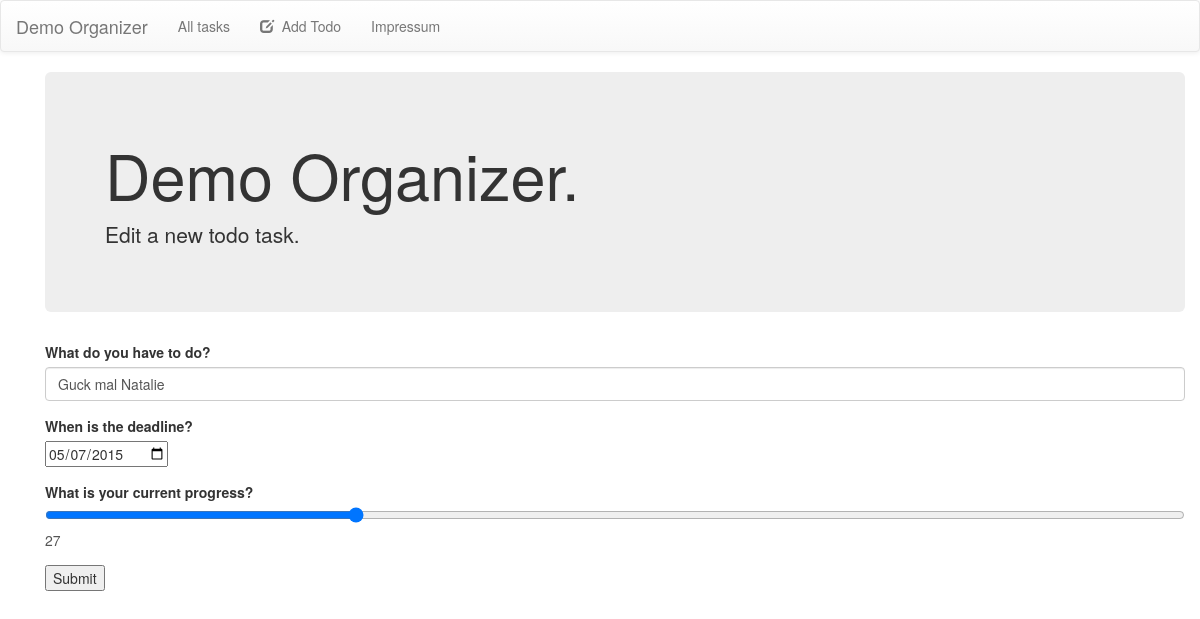
Screenshot of /edit/1 with the database file from the repository.
### todolist/models.py (models this page shows, shortened)
class Todo(models.Model):
    title = models.CharField(max_length=160)
    deadline = models.DateField('Deadline')
    progress = models.DecimalField(max_digits=3, decimal_places=0)
    def deadlineAsString(self):              # __unicode__ on Python 2
        return str(self.deadline)

### todolist/views.py (the view)
# urls.py: url(r'^edit/(?P<pk>\d+)$', views.UpdateView.as_view(), name='todo_edit'),
class UpdateView(UpdateView):
    template_name = 'edit.html'
    model = Todo
    fields = ['title','deadline','progress']
    success_url = '/'

### todolist/templates/edit.html (shortened to what this page needs)
{% extends "base_page.html" %}
{% block content %}
        <div class="container">
           <div class="jumbotron">
            <h1>Demo Organizer.</h1>
            <p>Edit a new todo task.</p>
          </div>
        </div>
        <div class="container">
          <form role="form" method="post" class="form">
            <div class="form-group">
              <label for="todo">What do you have to do?</label>
              <input type="text" class="form-control" id="todo" name="title" maxlength="160" value="{{ object.title }}">
            </div>
            <div class="form-group">
              <label for="deadline">When is the deadline?</label></br>
              <input type="date" name="deadline" id="deadline" value="{{ object.deadlineAsString }}">
            </div>
            <div class="form-group">
              <label for="progressbar">What is your current progress?</label>
              <input oninput="progressOutput.value=parseInt(progressbar.value)" type="range" id="progressbar" value="{{ object.progress }}" name="progress"><output name="progressOutput" for="progressbar">{{ object.progress }}</output>
              </div>
              <input type="submit" value="Submit" />
          </form>
    {% endblock %}

### rows the page displays
Todo: title "Guck mal Natalie", deadline "05/07/2015", progress "27"
